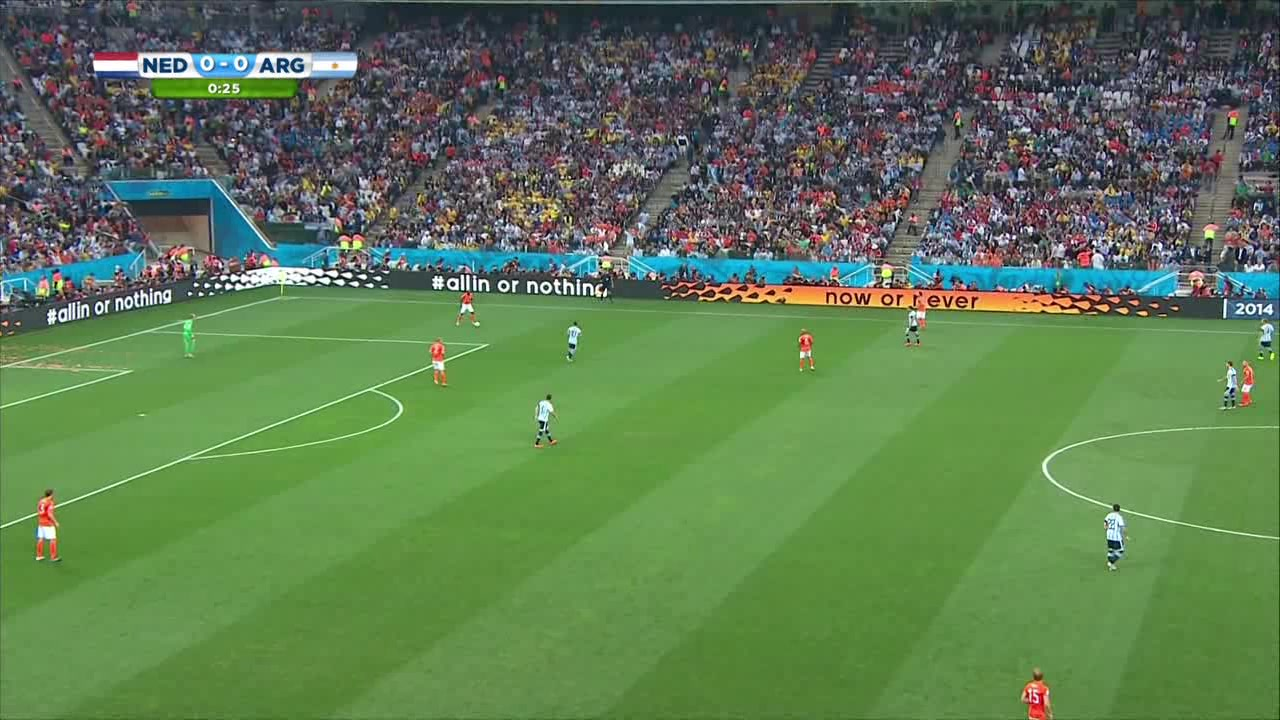
#> input picture PRACTICAFINAL/Material_Futbol/10.jpg, 1280 x 720 px; its folder holds only this picture in this run
$ python main.py
#> lines starting #> are read from the running program, lines starting #| are printed output that depends on the picture; after the words box and inside, x2 and y2 are one past the last pixel; in counts of white or black regions, pixels touching at a corner belong together
#> in process_images_in_folder, inImage is the input picture: shape (720, 1280, 3); mean B, G, R 83.2, 123.2, 94.1
### PRACTICAFINAL/campo2.py
# José Manue Amestoy Lopez manuel.amestoy@udc.es
import cv2 as cv
import numpy as np

def campo(imagen):
    inImage = imagen.copy()

    # Convertir imagen al espacio de color HSV
    hsvImage = cv.cvtColor(inImage, cv.COLOR_BGR2HSV)
#> hsvImage: shape (720, 1280, 3); mean H, S, V 72.1, 102.4, 129.7

    # Definir el rango de color para el césped verde
    lower_region = np.array([25, 40, 40])
    upper_region = np.array([70, 255, 255])

    # Crear una máscara para identificar el césped
    mask = cv.inRange(hsvImage, lower_region, upper_region)
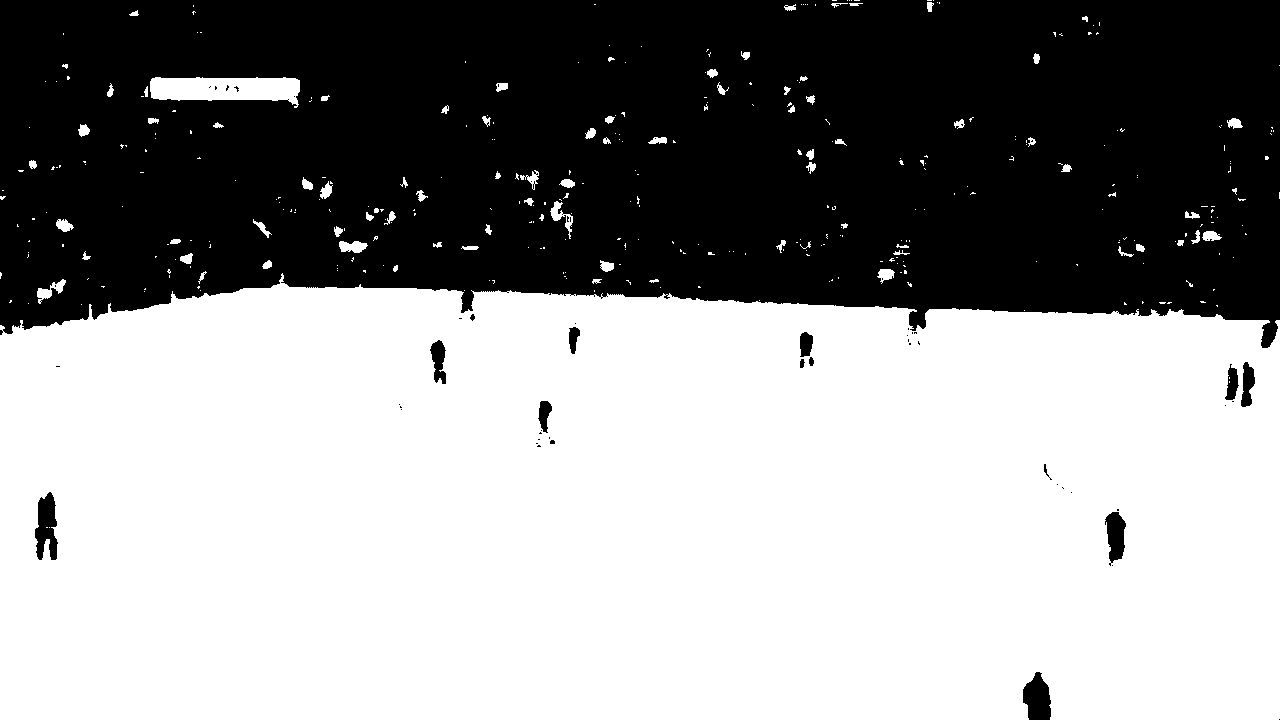
#> mask: shape (720, 1280); 58.3% white; 58 black regions (44 under 20 px), largest, box (x1, y1, x2, y2) and area: (0, 0, 1280, 348) 379808, (35, 492, 58, 560) 1041, (1023, 672, 1051, 720) 992

    # Operación de cierre para eliminar ruido y huecos en la máscara
    kernel = cv.getStructuringElement(cv.MORPH_ELLIPSE, (11, 11))
    closing = cv.morphologyEx(mask, cv.MORPH_CLOSE, kernel)
#> closing: shape (720, 1280); 58.8% white; 9 black regions

    # Detectar contornos en la máscara
    contours, _ = cv.findContours(closing, cv.RETR_EXTERNAL, cv.CHAIN_APPROX_SIMPLE)
#> contours = 209 contours, 146 with area under 20; largest, box (x1, y1, x2, y2) and area: (0, 271, 1280, 720) 530691, (141, 77, 300, 108) 3234, (877, 240, 910, 284) 611, (536, 170, 578, 240) 536, (1175, 206, 1222, 246) 475

    # Si se encuentran contornos, seleccionar el más grande
    if contours:
        largest_contour = max(contours, key=cv.contourArea)
#> largest_contour = contour of 576 points, box (x1, y1, x2, y2) (0, 271, 1280, 720), area 530691
        epsilon = 0.015 * cv.arcLength(largest_contour, True)
#> epsilon = 56.61
        approx = cv.approxPolyDP(largest_contour, epsilon, True)
#> approx = [[0, 325], [0, 719], [1279, 719], [1279, 320]]

        # Dibujar el polígono aproximado en una máscara en blanco
        blank = np.zeros(inImage.shape[:2], dtype='uint8')
        cv.drawContours(blank, [approx], -1, 255, thickness=cv.FILLED)
#> blank: shape (720, 1280); 55.2% white; 1 black region, box (x1, y1, x2, y2) and area: (0, 0, 1280, 325) 412800

        # Combinar con la imagen original para obtener solo el área del campo
        resultado = cv.bitwise_and(inImage, inImage, mask=blank)
        return resultado, closing

    # Devolver la imagen original si no se detecta césped
    return inImage


# [10 lines left out: function run_campo, not called in this run]

# [12 lines that do not run on import are left out]

### PRACTICAFINAL/perspectiva.py
# José Manue Amestoy Lopez manuel.amestoy@udc.es
import cv2 as cv
import numpy as np
from campo2 import campo

def lines_cross(line1, line2):
    # Determina si dos líneas se cruzan
    def orientation(p, q, r):
        val = (q[1] - p[1]) * (r[0] - q[0]) - (q[0] - p[0]) * (r[1] - q[1])
        if val == 0: return 0  # Colineal
        return 1 if val > 0 else 2  # Sentido horario(positivo) o antihorario(negativo  )

    p1, q1 = (line1[0], line1[1]), (line1[2], line1[3])
    p2, q2 = (line2[0], line2[1]), (line2[2], line2[3])

    # Encontrar las cuatro orientaciones necesarias para el caso general y especial
    o1 = orientation(p1, q1, p2)
    o2 = orientation(p1, q1, q2)
    o3 = orientation(p2, q2, p1)
    o4 = orientation(p2, q2, q1)

    # Caso general
    # o1 es diferente de o2: Esto indica que los puntos p2 y q2 (los extremos de line2) están en lados opuestos de line1.
    # o3 es diferente de o4: Esto indica que los puntos p1 y q1 (los extremos de line1) están en lados opuestos de line2.
    if o1 != o2 and o3 != o4:
        return True

    return False

def is_line_collision(line1, line2, line_thickness=10):
    # Determina si hay colisión entre dos líneas
    if lines_cross(line1, line2):
        return True

    dist = line_distance(line1, line2)
    return dist < line_thickness

def line_distance(line1, line2):
    # Calcula la distancia mínima entre dos líneas
    x1, y1, x2, y2 = line1
    x3, y3, x4, y4 = line2

    # Línea 1
    p1 = np.array([x1, y1])
    p2 = np.array([x2, y2])
    d1 = p2 - p1

    # Línea 2
    p3 = np.array([x3, y3])
    p4 = np.array([x4, y4])
    d2 = p4 - p3

    # Calcular la distancia del punto a la línea si las líneas no se cruzan
    distances = []

    # Area del paralelogramo formado por el vector dirección de la línea y el vector
    # desde un punto extremo de la otra línea hasta un punto de la primera línea entre la
    # longitud del vector direccion, asi se calcula la altura del paralelogramo
    distances.append(np.abs(np.cross(d1, p1 - p3)) / np.linalg.norm(d1))
    distances.append(np.abs(np.cross(d1, p1 - p4)) / np.linalg.norm(d1))
    distances.append(np.abs(np.cross(d2, p3 - p1)) / np.linalg.norm(d2))
    distances.append(np.abs(np.cross(d2, p3 - p2)) / np.linalg.norm(d2))

    return min(distances)

def detectar_lineas_siega(inImage, mask):
    # Copiar imagen de entrada para evitar modificar la original
    campo_image = inImage.copy()
    height, width = campo_image.shape[:2]

    # Límite para considerar un borde en la imagen
    border_limit = 1

    kernel = cv.getStructuringElement(cv.MORPH_ELLIPSE, (11, 11))
    mask_refined = cv.morphologyEx(mask, cv.MORPH_ERODE, kernel)
#> mask_refined: shape (720, 1280); 56.6% white; 8 black regions, largest, box (x1, y1, x2, y2) and area: (0, 0, 1280, 350) 393833, (1018, 672, 1056, 720) 1495, (1101, 507, 1130, 565) 1364
    gray_image = cv.cvtColor(campo_image, cv.COLOR_BGR2GRAY)
    blurred = cv.GaussianBlur(gray_image, (21, 21), 0)

    # Ecuializar histograma para mejorar el contraste
    equalized = cv.equalizeHist(blurred)

    # Aplicar filtro Sobel en el eje X para detectar bordes verticales
    sobelx = cv.Sobel(equalized, cv.CV_64F, 1, 0, ksize=7)

    # Negar valores de Sobel para detectar bordes en ambas direcciones
    sobelx_neg = -sobelx
    #cv.imshow("Resulta", sobelx)

    # Umbralizar la imagen para resaltar bordes fuertes
    _, thresholded_pos = cv.threshold(np.abs(sobelx), 200, 255, cv.THRESH_BINARY)
#> thresholded_pos: shape (720, 1280) float64; 41.6% white; 164 white regions (66 under 20 px), largest, box (x1, y1, x2, y2) and area: (1, 318, 1279, 720) 377085, (936, 414, 978, 450) 690, (853, 494, 870, 525) 266
    _, thresholded_neg = cv.threshold(np.abs(sobelx_neg), 200, 255, cv.THRESH_BINARY)

    # Combinar umbralizaciones y aplicar máscara refinada
    thresholded_combined = cv.bitwise_or(thresholded_pos, thresholded_neg, mask=mask_refined)
#> thresholded_combined: shape (720, 1280) float64; 40.9% white; 160 white regions (62 under 20 px), largest, box (x1, y1, x2, y2) and area: (1, 318, 1279, 720) 370620, (936, 414, 978, 450) 690, (853, 494, 870, 525) 266
    thresholded_combined = cv.bitwise_and(thresholded_combined, thresholded_combined, mask=mask_refined)
    kernel = cv.getStructuringElement(cv.MORPH_ELLIPSE, (13,13))
    closing = cv.morphologyEx(thresholded_combined, cv.MORPH_ERODE, kernel)
#> closing: shape (720, 1280) float64; 4.1% white; 411 white regions (270 under 20 px), largest, box (x1, y1, x2, y2) and area: (696, 328, 1030, 629) 3586, (575, 327, 913, 551) 3578, (864, 328, 1144, 720) 3254

    # Detectar líneas usando la transformada de Hough
    lines = cv.HoughLinesP(closing.astype(np.uint8), 1, np.pi / 180, threshold=200, minLineLength=100, maxLineGap=200)
#> lines = 47 rows, first 6: [332, 716, 883, 330], [48, 715, 773, 329], [48, 716, 776, 329], [332, 714, 879, 331], [330, 719, 885, 330], [7, 614, 648, 329]

    # Lista para mantener las líneas ya dibujadas
    drawn_lines = []

    # Procesar cada línea detectada
    if lines is not None:
        for line in lines:
            current_line = line[0]
            collision_found = False

            # Verificar si la línea está en el borde de la imagen
            if (current_line[0] <= border_limit or current_line[2] >= width - border_limit or
                current_line[1] <= border_limit or current_line[3] >= height - border_limit):
                continue

            # Verificar si la línea actual choca con líneas ya dibujadas
            for existing_line in drawn_lines:
                if is_line_collision(current_line, existing_line, line_thickness=10):
                    collision_found = True
                    break

            # Si no hay colisión, añadir la línea a la lista de líneas dibujadas
            if not collision_found:
                drawn_lines.append(current_line)
#> this loop made 47 passes
#> line on passes 15 to 22: [[7, 613, 645, 329]], [[595, 719, 1014, 328]], [[604, 713, 1017, 328]], [[865, 716, 1136, 328]], [[864, 715, 1135, 328]], [[7, 617, 655, 329]], [[1108, 719, 1241, 331]], [[865, 718, 1137, 329]]

    # Dibujar las líneas finales en la imagen
    for line in drawn_lines:
        x1, y1, x2, y2 = line
        cv.line(campo_image, (x1, y1), (x2, y2), (0, 255, 255), 3)
#> this loop made 7 passes
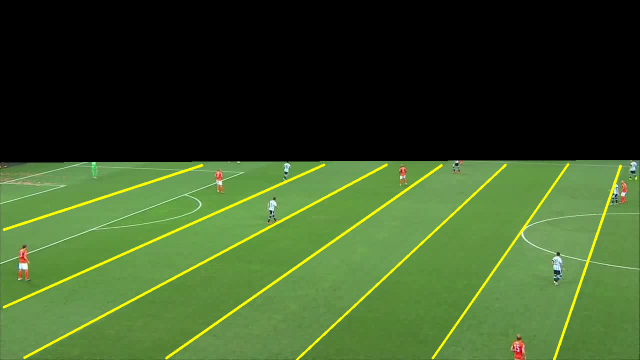
#> campo_image: shape (720, 1280, 3) (shown at 1/2 size); mean B, G, R 39, 83.8, 58.5

    return campo_image

# [7 lines left out: function run_perspectiva, not called in this run]

# [12 lines that do not run on import are left out]

### PRACTICAFINAL/players.py
# José Manue Amestoy Lopez manuel.amestoy@udc.es
import cv2
import numpy as np
from matplotlib import pyplot as plt
from campo2 import campo
from perspectiva import detectar_lineas_siega

def is_collision(rect1, rect2):
    # Verifica si hay colisión entre dos rectángulos
    # rect1 y rect2 son tuplas de la forma (x, y, w, h)
    x1, y1, w1, h1 = rect1
    x2, y2, w2, h2 = rect2

    # Verificar si algún lado de un rectángulo está más allá del lado correspondiente del otro
    if x1 > x2 + w2 or x2 > x1 + w1:
        return False
    if y1 > y2 + h2 or y2 > y1 + h1:
        return False
    return True

def remove_field_lines(image):
    # Detectar líneas con Hough
    lines = cv2.HoughLinesP(image, 1, np.pi / 180, threshold=100, minLineLength=100, maxLineGap=10)
    if lines is not None:
        for line in lines:
            x1, y1, x2, y2 = line[0]
            # Dibujar líneas en la imagen con el color del césped
            cv2.line(image, (x1, y1), (x2, y2), (0, 0, 0), 5)

    return image

def players(inImage, inImage2):

    image = inImage2.copy()
    gray_image = cv2.cvtColor(image, cv2.COLOR_BGR2GRAY)
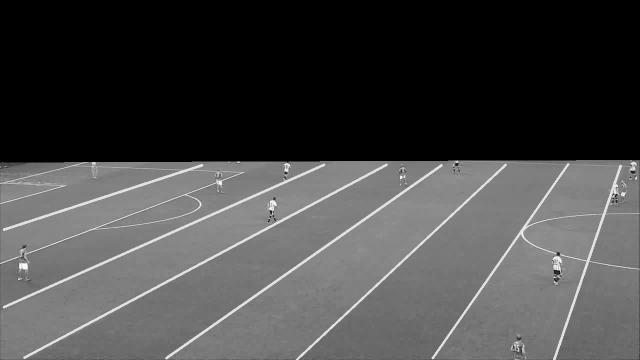
#> gray_image: shape (720, 1280) (shown at 1/2 size); min 0, max 254, mean 71.1
    blurred_image = cv2.GaussianBlur(gray_image, (5, 5), 0)

    # Aplicar deteccion de bordes
    edges = cv2.Canny(blurred_image, threshold1=50, threshold2=150)
#> edges: shape (720, 1280); 1.9% white in thin lines or dots, all inside (x1, y1, x2, y2) = (0, 319, 1280, 720)

    # Eliminar las lineas blancas
    playerContours = remove_field_lines(edges)
#> the loop in remove_field_lines, `for line in lines:` made 33 passes
#> line on passes 1 to 8: [[49, 717, 773, 332]], [[48, 712, 782, 322]], [[330, 714, 892, 321]], [[592, 717, 1017, 321]], [[8, 616, 649, 331]], [[6, 612, 657, 322]], [[331, 719, 885, 331]], [[597, 718, 1023, 321]]
#> after the loop in remove_field_lines, `for line in lines:`:
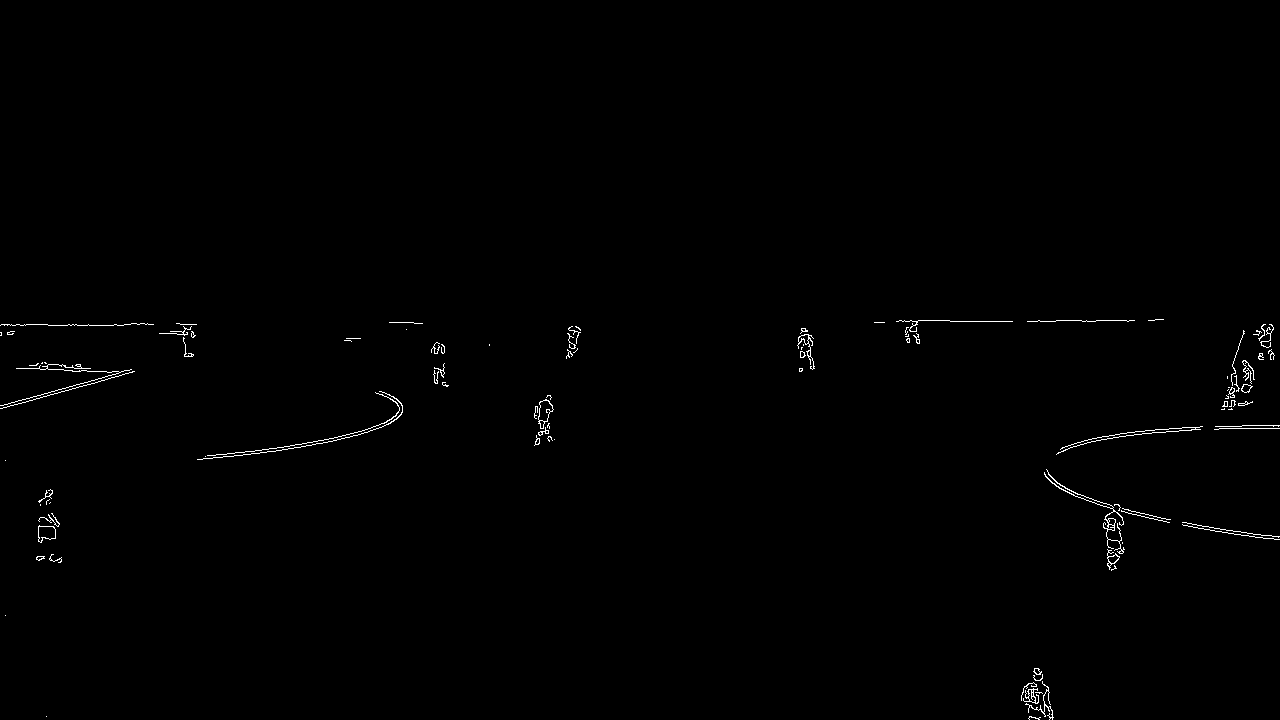
#> image: shape (720, 1280); 0.5% white in thin lines or dots, all inside (x1, y1, x2, y2) = (0, 319, 1280, 720)

    # Encontrar contornos (jugadores, pelota y arbitro)
    contours, _ = cv2.findContours(playerContours.copy(), cv2.RETR_EXTERNAL, cv2.CHAIN_APPROX_SIMPLE)
    #cv2.imshow('Player Contours', playerContours)

    # Lista para mantener los rectángulos ya dibujados
    drawn_rectangles = []

    for c in contours:
        x, y, w, h = cv2.boundingRect(c)

        # Detectar jugadores y arbitros
        if h > w and w >= 5 and h > 5 and w < 100 and h < 100:

            if h < 2 * w:
                # Ajustar la altura para mantener la proporción
                h = int(2 * w)

            # Ajustar el tamaño del rectángulo
            padding = 16
            new_x = max(x - padding, 0)
            new_y = max(y - padding, 0)
            new_w = min(w + 2 * padding, image.shape[1] - new_x)
            new_h = min(h + 2 * padding, image.shape[0] - new_y)

            # Crear un nuevo rectángulo candidato
            new_rect = (new_x, new_y, new_w, new_h)

            # Comprobar si el nuevo rectángulo colisiona con los rectángulos existentes
            collision = any(is_collision(new_rect, r) for r in drawn_rectangles)

            if not collision:
                # Si no hay colisión, dibujar el rectángulo y añadirlo a la lista
                cv2.rectangle(image, (new_x, new_y), (new_x + new_w, new_y + new_h), (255, 0, 0), 2)
                drawn_rectangles.append(new_rect)
        else:
            # Comprobar si el rectángulo actual está dentro de algún rectángulo de jugador
            current_rect = (x, y, w, h)
            inside_another = any(is_collision(current_rect, r) for r in drawn_rectangles)

            # Detectar pelota
            if not inside_another and w < 8 and h < 7 and w > 3 and h > 3:
                cv2.rectangle(image, (x, y), (x + w, y + h), (255, 0, 0), 1)
#> this loop made 101 passes
#> c on passes 2, 9, 14, 22, 23, 27, 28, 29: [[46, 716]], [[5, 615]], [[1122, 542], [1122, 543]], [[40, 504], [40, 505]], [[50, 502], [49, 503]], [[5, 460]], [[205, 456]], [[554, 439]]
#> image: shape (720, 1280, 3)

    return image

def run_players(inImage):

    imagen, mask = campo(inImage)

    imagen2 = detectar_lineas_siega(imagen, mask)

    resultado = players(imagen, imagen2)

    # Mostrar la imagen con las detecciones
    cv2.imshow("Original", inImage)
    cv2.imshow("Campo", imagen)
    cv2.imshow("lineassiega", imagen2)
    cv2.imshow('Player Detection', resultado)
    cv2.waitKey(0)
    cv2.destroyAllWindows()

# [17 lines that do not run on import are left out]

### PRACTICAFINAL/main.py
# José Manue Amestoy Lopez manuel.amestoy@udc.es
import cv2
import os
from campo2 import campo, run_campo
from players import run_players
from perspectiva import run_perspectiva

def process_images_in_folder(folder_path):
    # Obtener la lista de archivos en la carpeta
    image_files = [f for f in os.listdir(folder_path) if f.endswith(('.jpg', '.jpeg', '.png'))]

    # Iterar sobre cada archivo en la carpeta
    for image_file in image_files:
        # Construir la ruta completa de la imagen
        image_path = os.path.join(folder_path, image_file)

        # Leer la imagen
        inImage = cv2.imread(image_path)

        # Ejecutar las funciones
        #run_campo(inImage)
        #run_perspectiva(inImage)
        run_players(inImage)

if __name__ == "__main__":
    # Ruta de la carpeta
    folder_path = "Material_Futbol"

    # Ruta de la imagen
    inImage = cv2.imread('Material_Futbol/2.jpg')

    # Procesa todas las imágenes en la carpeta
    process_images_in_folder(folder_path)

    # Procesa la imagen
    #run_campo(inImage)
    #run_perspectiva(inImage)
    #run_players(inImage)
